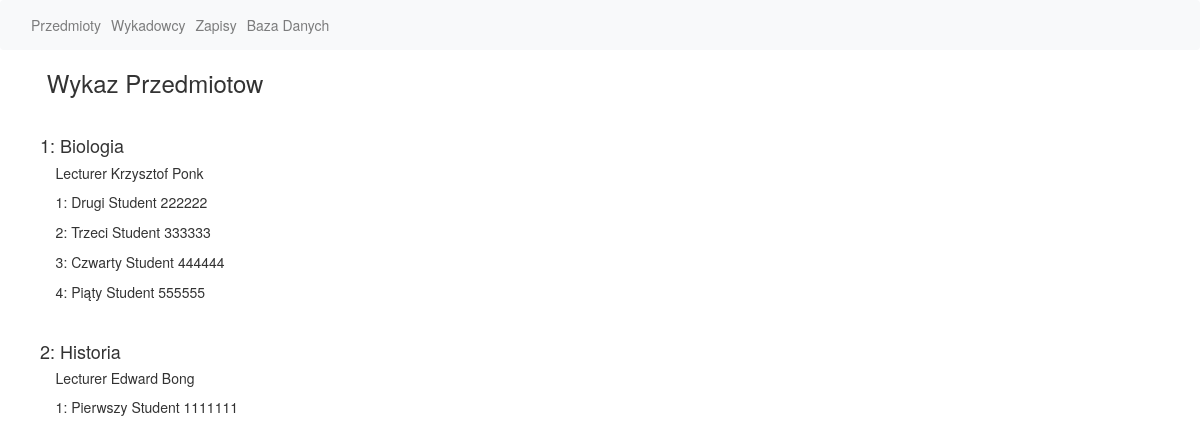
Page /courses/ on the committed database.
### signing/models.py (models this page shows, shortened)
class Course(models.Model):
    name = models.CharField(max_length=100)
    lecturer = models.ForeignKey(Lecturer, on_delete=models.CASCADE, blank=True)
    students = models.ManyToManyField(Student, blank=True)
    slug_name = slugify(name)
    examination = models.CharField(max_length=1)
    class Meta:
        verbose_name_plural = "Courses"

class Lecturer(models.Model):
    name = models.CharField(max_length=40)
    surname = models.CharField(max_length=40)
    def __str__(self):
        return "Lecturer "+ self.name+ " " + self.surname
    class Meta:
        verbose_name_plural = "Lecturers"

class Student(models.Model):
    name = models.CharField(max_length=40)
    surname = models.CharField(max_length=40)
    index = models.IntegerField(unique=True, blank=True, null=True, default=None)
    class Meta:
        verbose_name_plural = "Students"

### signing/views.py (the view)
# urls.py: path('courses/', views.show_courses, name='courses_list'),
def show_courses(request):
  courses = Course.objects.all()
  return render_to_response('show_courses.html',
                            {'courses': courses})

### templates/show_courses.html
{% extends "base.html" %}
{% block content %}
<link rel="stylesheet" href="//maxcdn.bootstrapcdn.com/bootstrap/3.2.0/css/bootstrap.min.css">
<link rel="stylesheet" href="//maxcdn.bootstrapcdn.com/bootstrap/3.2.0/css/bootstrap-theme.min.css">
    <ol>
<h3>&nbspWykaz Przedmiotow</h3><br>
{% for course in courses %}
<h4>{{ forloop.counter}}:      {{ course.name }} </h4>
    <h5>&nbsp&nbsp&nbsp&nbsp{{ course.lecturer }} </h5>
    {% for student in course.students.all %}
        <p> &nbsp&nbsp&nbsp&nbsp{{ forloop.counter }}: {{ student.name }} {{ student.surname }} {{ student.index }}</p>
    {%endfor%}
    <br>
{%endfor%}
</ol>
{% endblock %}

### rows in the picture
Course: name "Biologia", lecturer "Lecturer Krzysztof Ponk"
Student: name "Drugi", surname "Student", index "222222"
Student: name "Trzeci", surname "Student", index "333333"
Student: name "Czwarty", surname "Student", index "444444"
Student: name "Piąty", surname "Student", index "555555"
Course: name "Historia", lecturer "Lecturer Edward Bong"
Student: name "Pierwszy", surname "Student", index "1111111"
